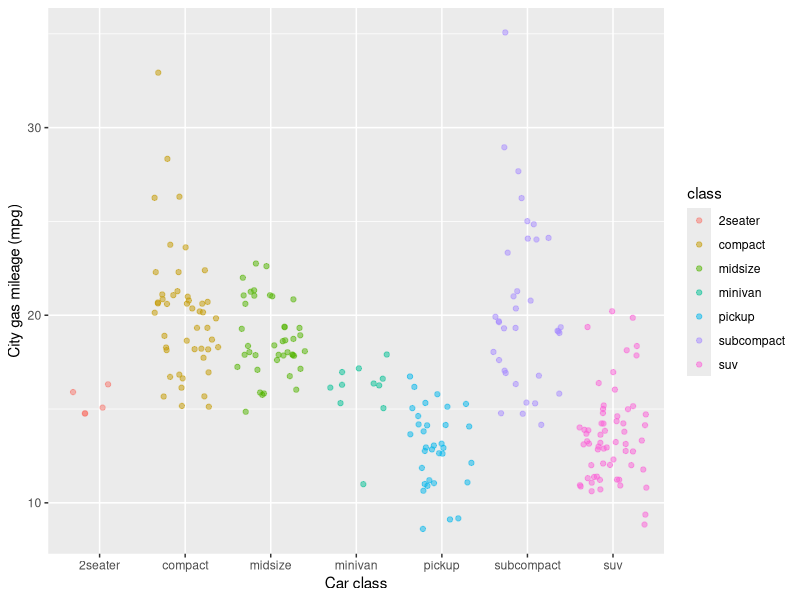

Write the R code that produced this figure.
## ---- chunk 1
knitr::opts_chunk$set(echo = TRUE)
library(tidyverse)
## ---- chunk 2
ggplot(data = mpg, aes(x = class, y = cty)) +
	geom_jitter(aes(color = class), alpha = 0.5) +
	labs(x = "Car class", y = "City gas mileage (mpg)")
